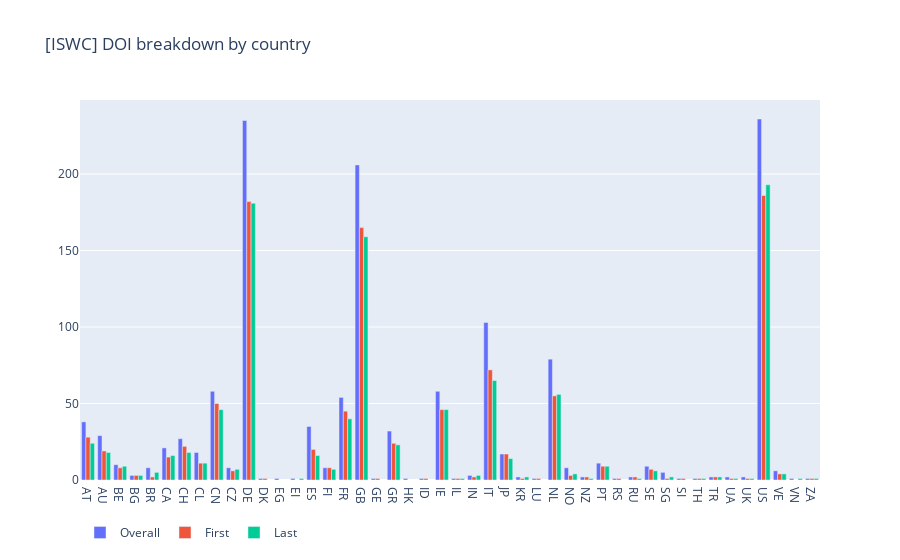

The notebook cell saved with this chart:
### Code cell
iswc_dois = iswc.groupby(['org_countrycode'])['paper_doi'].nunique().reset_index()
iswc_dois_first = iswc_first.groupby(['org_countrycode'])['paper_doi'].nunique().reset_index()
iswc_dois_last = iswc_last.groupby(['org_countrycode'])['paper_doi'].nunique().reset_index()

pie1 = go.Bar(y=iswc_dois['paper_doi'],
              x=iswc_dois['org_countrycode'],
              name='Overall')

pie2 = go.Bar(y=iswc_dois_first['paper_doi'],
              x=iswc_dois_first['org_countrycode'],
              name='First')

pie3 = go.Bar(y=iswc_dois_last['paper_doi'],
              x=iswc_dois_last['org_countrycode'],
              name='Last')

layout = go.Layout(title='[ISWC] DOI breakdown by country',
                   legend=dict(orientation='h'))

fig = go.Figure(data=[pie1,pie2,pie3], layout=layout)
plotly.offline.iplot(fig)

### Figure 1 — Plotly figure (JSON) as saved in the notebook; plotly's stock layout.template omitted (floating-point values rounded to 4 significant figures)
{"data": [{"name": "Overall", "type": "bar", "x": ["AT", "AU", "BE", "BG", "BR", "CA", "CH", "CL", "CN", "CZ", "DE", "DK", "EG", "EI", "ES", "FI", "FR", "GB", "GE", "GR", "HK", "ID", "IE", "IL", "IN", "IT", "JP", "KR", "LU", "NL", "NO", "NZ", "PT", "RS", "RU", "SE", "SG", "SI", "TH", "TR", "UA", "UK", "US", "VE", "VN", "ZA"], "y": [38, 29, 10, 3, 8, 21, 27, 18, 58, 8, 235, 1, 1, 1, 35, 8, 54, 206, 1, 32, 1, 1, 58, 1, 3, 103, 17, 2, 1, 79, 8, 2, 11, 1, 2, 9, 5, 1, 1, 2, 2, 2, 236, 6, 1, 1]}, {"name": "First", "type": "bar", "x": ["AT", "AU", "BE", "BG", "BR", "CA", "CH", "CL", "CN", "CZ", "DE", "DK", "ES", "FI", "FR", "GB", "GE", "GR", "ID", "IE", "IL", "IN", "IT", "JP", "KR", "LU", "NL", "NO", "NZ", "PT", "RS", "RU", "SE", "SG", "SI", "TH", "TR", "UA", "UK", "US", "VE", "ZA"], "y": [28, 19, 8, 3, 2, 15, 22, 11, 50, 6, 182, 1, 20, 8, 45, 165, 1, 24, 1, 46, 1, 2, 72, 17, 1, 1, 55, 3, 2, 9, 1, 2, 7, 1, 1, 1, 2, 1, 1, 186, 4, 1]}, {"name": "Last", "type": "bar", "x": ["AT", "AU", "BE", "BG", "BR", "CA", "CH", "CL", "CN", "CZ", "DE", "EI", "ES", "FI", "FR", "GB", "GR", "IE", "IL", "IN", "IT", "JP", "KR", "NL", "NO", "NZ", "PT", "RU", "SE", "SG", "TH", "TR", "UA", "UK", "US", "VE", "VN", "ZA"], "y": [24, 18, 9, 3, 5, 16, 18, 11, 46, 7, 181, 1, 16, 7, 40, 159, 23, 46, 1, 3, 65, 14, 2, 56, 4, 1, 9, 1, 6, 2, 1, 2, 1, 1, 193, 4, 1, 1]}], "layout": {"legend": {"orientation": "h"}, "title": {"text": "[ISWC] DOI breakdown by country"}}}
